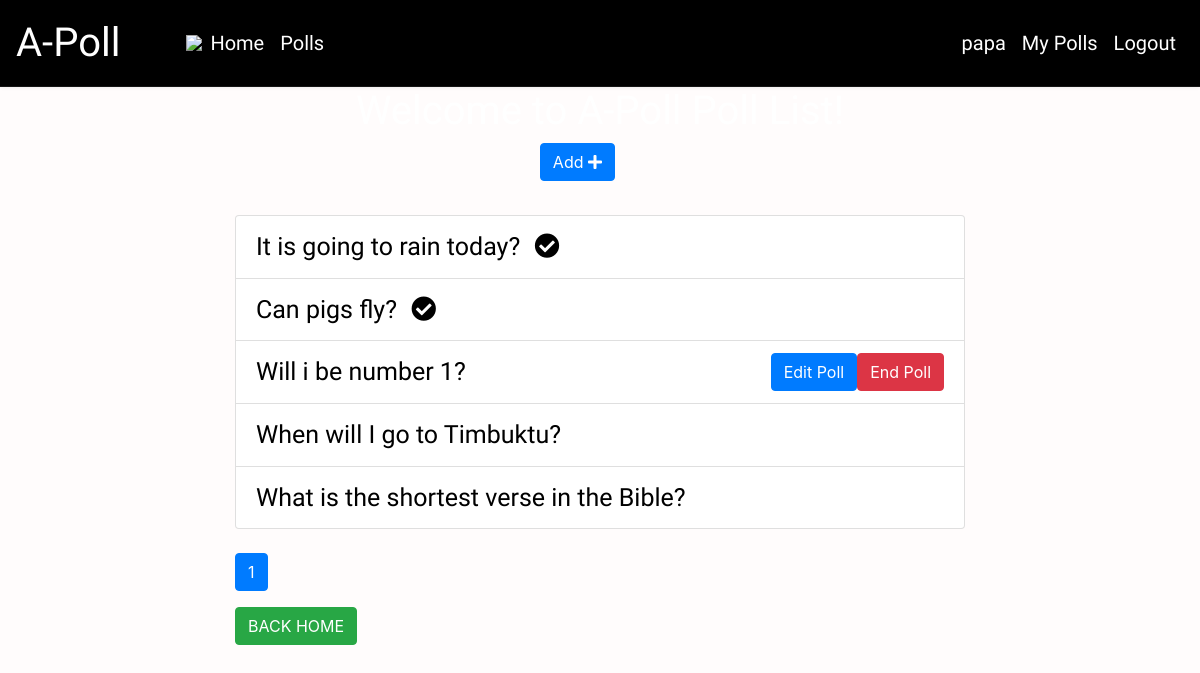
Page /list/ (signed in) on the committed database.
### online/models.py (models this page shows, shortened)
class Poll(models.Model):
    owner = models.ForeignKey(User, on_delete=models.CASCADE)
    description = models.TextField()
    pub_date = models.DateTimeField(default=timezone.now)
    active = models.BooleanField(default=True)

### online/views.py (the view)
# urls.py: path('list/', views.polls_list, name='list'),
@login_required(login_url='/accounts/login/')
def polls_list(request):
    all_polls = Poll.objects.all()
    search_term = ''
    if 'name' in request.GET:
        all_polls = all_polls.order_by('description')
    if 'date' in request.GET:
        all_polls = all_polls.order_by('pub_date')
    if 'vote' in request.GET:
        all_polls = all_polls.annotate(Count('vote')).order_by('vote__count')
    if 'search' in request.GET:
        search_term = request.GET['search']
        all_polls = all_polls.filter(text__icontains=search_term)
    paginator = Paginator(all_polls, 6)
    page = request.GET.get('page')
    polls = paginator.get_page(page)
    get_dict_copy = request.GET.copy()
    context = {
        'polls': polls,
        'search_term': search_term,
    }
    return render(request, 'poll_list.html', context)

### online/templates/poll_list.html (shortened to what this page needs)
{% extends 'base.html' %}
{% block content %}
<body style=" background-image: url('https://images.unsplash.com/photo-1604065626882-47c3093bec11?ixlib=rb-1.2.1&ixid=MnwxMjA3fDB8MHxzZWFyY2h8MTF8fHZvdGV8ZW58MHx8MHx8&auto=format&fit=crop&w=500&q=60');
    background-size: cover;
    background-repeat:  no-repeat;
    ">
    <div class="container">
        <div class="row">
            <div class="col-md-8 offset-sm-2">
                <h1 style="text-align: center; font-family: 'Special Elite', cursive;">Welcome to A-Poll Poll List!</h1>
                <a class="btn btn-primary mb-3 float-right" style="margin-right: 350px;" href="{% url 'add' %}" role="button" style="font-family: 'Special Elite', cursive;">Add <i
                    class="fas fa-plus"></i></a>
                <br>
                <br>
                <br>
                <ul class="list-group">
                    {% for poll in polls %}
                    <li class="list-group-item"><a href="{% url 'detail' poll.id %}" style="color: black; font-size: 25px; font-family: 'Special Elite', cursive">{{ poll.description}}
                            {% if not poll.active%}
                            <i class="fas fa-check-circle ml-2"></i>
                            {% endif %}
                        </a>
                        {% if request.user == poll.owner %}
                        {% if poll.active %}
                        <a href="{% url 'end_poll' poll.id %}" class="btn btn-danger float-right" onclick="return confirm('Are you sure ?')">End Poll</a>
                        {% endif %}
                        <a href="{% url 'edit' poll.id %}"  class="btn btn-primary float-right">Edit Poll</a>
                        {% endif %}
                    </li>
                    {% endfor %}
                </ul>
                <nav class="mt-4">
                    <ul class="pagination">
                        <li class="page-item active"><a class="page-link" href="">{{ polls.number }}</a></li>
                    </ul>
                </nav>
                <a class=" mx-auto btn btn-md btn-success mx-auto" href="/">
                    BACK HOME
                </a>
            </div>
        </div>
    </div>
    {% endblock content %}

### online/templates/navbar.html (shortened to what this page needs)
<!DOCTYPE html>
<html lang="en">
<head>
</head>
<body>
<nav class="navbar navbar-expand-sm ">
    <a class="navbar-brand" href="#" style="font-size: 40px; font-family: 'Special Elite', cursive; ">A-Poll</a>
    <img src="https://img.icons8.com/emoji/52/000000/ballot-box-with-ballot.png"/>
    <div id="navbarCollapse" class="collapse navbar-collapse">
        <ul class=" nav navbar-nav">
            <li class="nav-item ">
                <a class="nav-link" href="{% url 'index' %}" style="color:white; font-family: 'Special Elite', cursive; font-size: 20px;">Home <span class="sr-only">(current)</span></a>
            </li>
            {% if request.user.is_authenticated %}
            <li class="nav-item">
                <a class="nav-link" href="{% url 'list' %}" style="color:white; font-family: 'Special Elite', cursive; font-size: 20px;">Polls</a>
            </li>
            {% endif %}
        </ul>
        <div class="navbar-nav ml-auto">
            {% if request.user.is_authenticated %}
            <li><a class="nav-link" href="{% url 'profile' %}" style="color: white; font-family: 'Special Elite', cursive; font-size: 20px;">{{user.username}}</a></li>
            <a class="nav-link" href="{% url 'list_by_user' %} " style="color: white; font-family: 'Special Elite', cursive; font-size: 20px;">My Polls</a>
            <a class="nav-link" href="{% url 'logout' %}" style="color: white; font-family: 'Special Elite', cursive; font-size: 20px;">Logout</a>
            {% else %}
            <a class="nav-link" href="{% url 'login' %}" style="color: white; font-family: 'Special Elite', cursive;">Login</a>
            <a class="nav-link" href="{% url 'register' %}" style="color: white; font-family: 'Special Elite', cursive;">Register</a>
            {% endif %}
        </div>
    </div>
</nav>
</body>

### static/css/style.css (style rules this page uses)
html, body { height:100%; padding: 0; margin: 0; color: white; }
body { background: rgba(0, 0, 0, 0.466); }

### online/templates/navbar.html (style rules this page uses)
body { background: #fffcfc; }
.navbar { background: rgb(0, 0, 0); padding-left: 16px; padding-right: 16px; border-bottom: 1px solid #161616; box-shadow: 0 0 4px rgba(27, 27, 27, 0.1); }
.navbar .navbar-brand { color: rgb(255, 255, 255); padding-left: 0; font-size: 20px; padding-right: 50px; }

### rows in the picture
Poll: description "It is going to rain today?", active False (drawn)
Poll: description "Can pigs fly?", active False (drawn)
Poll: description "Will i be number 1?", active "End Poll", shows "Edit Poll"
Poll: description "When will I go to Timbuktu?"
Poll: description "What is the shortest verse in the Bible?"

### other values in the picture
{{ user.username }} "papa"
{{ polls.number }} "1"
